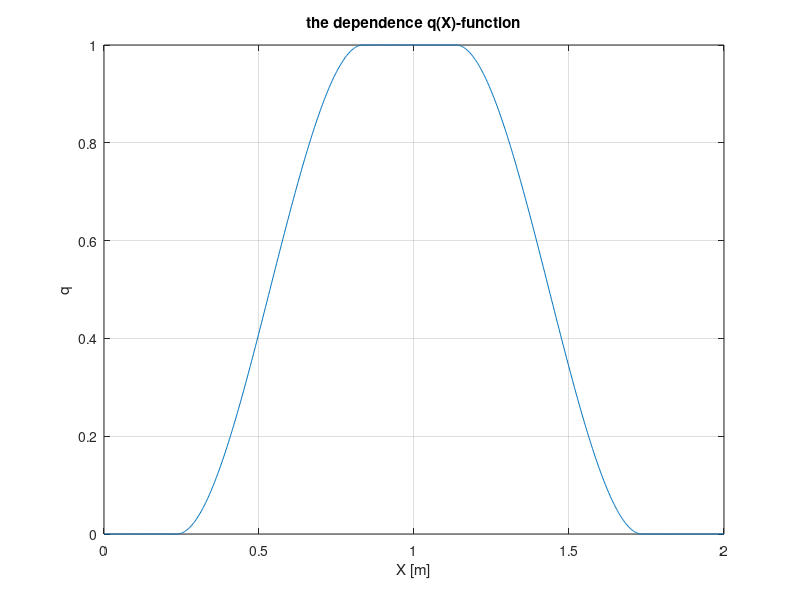
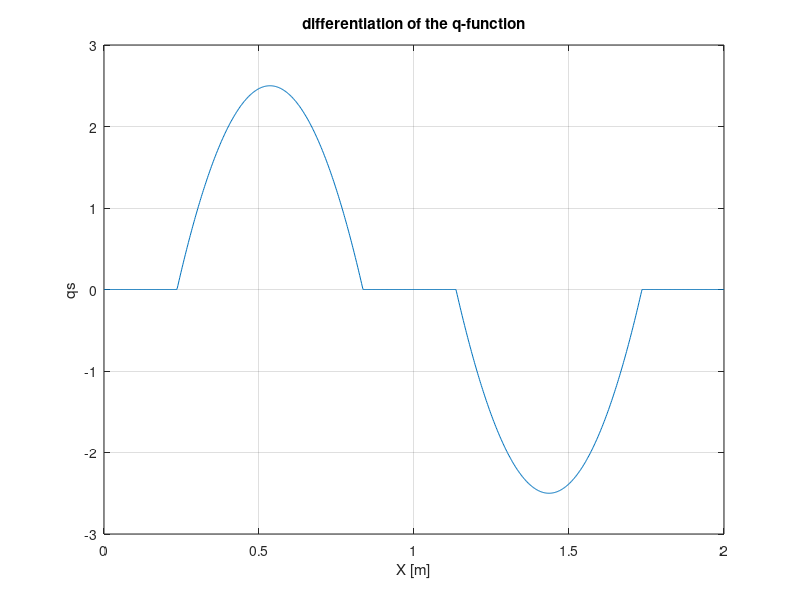

Recreate these plots in MATLAB, in order. (Note: this script raises an error after producing the figures.)
function q_plotTest()
%plot graph q from X
L = 2.0;
N=1000;
X=linspace(0,L,N);
f = zeros(N,1); 
fs_analyt = zeros(N,1); 
for n=1:N
  [f(n),fs_analyt(n)] = q_calc_scalar(X(n));
end

figure(1)
plot(X,f);
grid on;
title('the dependence q(X)-function');
xlabel('X [m]');
ylabel('q');

figure(2)
plot (X,fs_analyt);
grid on;
title('differentiation of the q-function');
xlabel('X [m]');
ylabel('qs');

dtmax = funcdtm(fs_analyt);
disp(dtmax);
end

function [q, qs] = q_calc_scalar(x)
x0 = 0.98540;
delta = 0.3;
eta = 0.6;
% parameters of graphic q-function
x2 = x0 - delta/2.;
x1 = x2 - eta;
x3 = x0 + delta/2.;
x4 = x3 + eta;
q1 = 0.0;
q2 = 1.0;

if (x < x1)||(x > x4)
    q = q1;
    qs = 0;
    return;
end
if (x < x3)&&(x > x2)
    q = q2;
    qs = 0; 
    return;
end;

if (x < x2)&&(x > x1)
    [f, fs] = func((x-x1)/(x2-x1));
    q = f;
    qs = (1/(x2-x1))*fs; 
    return;
end;

if (x < x4)&&(x > x3)
    [f, fs] = func(1 - (x-x3)/(x4-x3));
    q = f;
    qs = - (1/(x4-x3))*fs; 
    return;
end;
end

function [y, ys] = func(x)
%f_calc_PH analytical calculation f-function and derivative of f
xx1 = 0; xx2 = 1; qq1 = 0; qq2 = 1;
N=4;
coef = solv_slaeq(xx1,xx2,qq1,qq2,N);
y = 0; ys = 0; 
 for nn=1:N
  y = y + sum(coef(nn)*hermite(nn-1,x));
  ys = ys + sum(coef(nn)*diffH(nn-1,x));
 end
end
  
 function coef = solv_slaeq(xx1,xx2,qq1,qq2,N)
%SOLV_SLAEQ 
% the physical definition of coefficients of linear algebratic equations system 
A = zeros(N,N);
D = zeros(N,1);
for j=1:N
  A(1,j) = hermite(j-1,xx1);
  A(2,j) = hermite(j-1,xx2); 
  A(3,j) = diffH(j-1,xx1); 
  A(4,j) = diffH(j-1,xx2); 
end
  B = [qq1; qq2; 0; 0];
  D = linsolve(A,B);
  coef = zeros(N,1);
 for n=1:N
   coef(n) = D(n);
 end
 end

function H = hermite(n,x)
%polinome d'Hermite
 if n==0 
    H = 1;
 end
 if n==1
   H = 2*x;
 end
 if n>1
% physical definition
  H = 2*x*hermite(n-1,x)-2*(n-1)*hermite(n-2,x);    
 end

end

function Hs = diffH(n,x)
%diffH calculate the derivative of H - Hs
 if n==0 
    Hs = 0;
 else
% probabilistic physical definition Hs = n*hermite(n-1,x)
Hs = 2*n*hermite(n-1,x);
 end

end